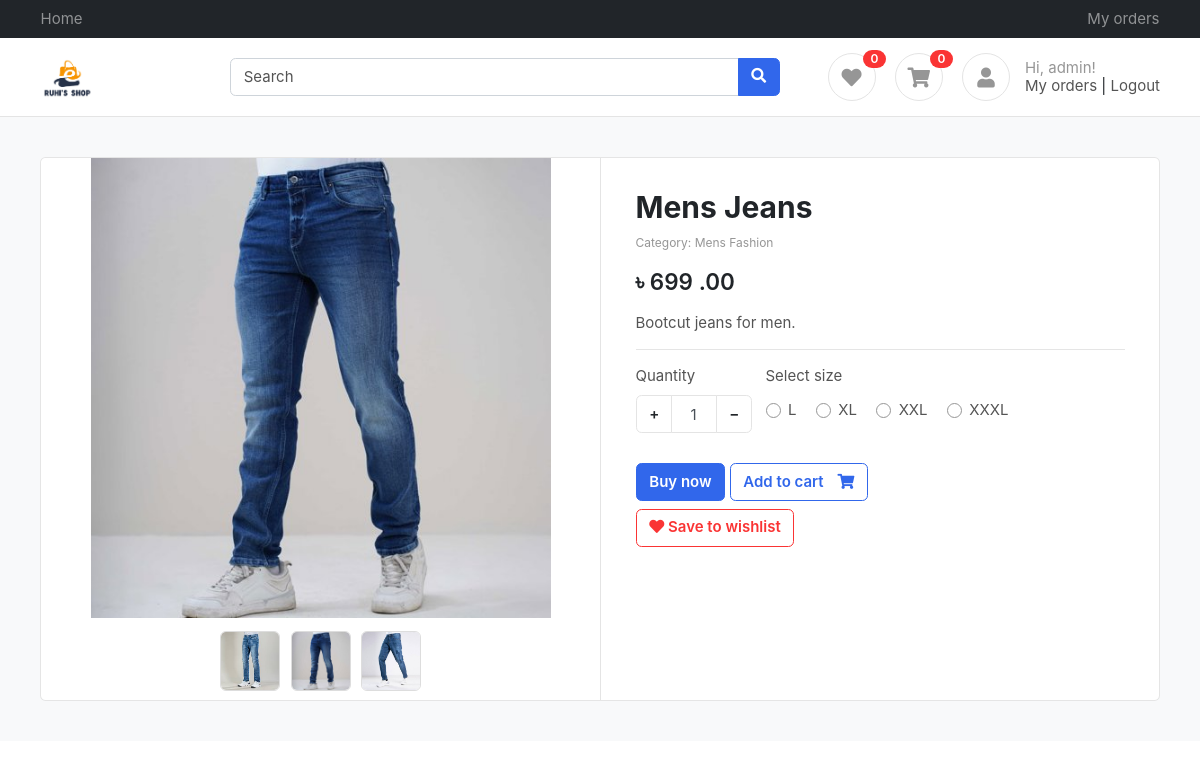
Screenshot of /products/mens-jeans/ (signed in) with the database file from the repository.
### products/models.py (models this page shows, shortened)
class Product(BaseModel):
    product_name = models.CharField(max_length=255)
    slug = models.SlugField(unique=True, null=True, blank=True)
    category = models.ForeignKey(Category, on_delete=models.CASCADE, related_name="products")
    price = models.IntegerField()
    product_description = models.TextField()
    color_variation = models.ManyToManyField(ColorVariation, blank=True)
    size_variation = models.ManyToManyField(SizeVariation, blank=True)

class ProductImage(BaseModel):
    product = models.ForeignKey(Product, on_delete=models.CASCADE, related_name="product_images")
    image = models.ImageField(upload_to="product")

class Category(BaseModel):
    category_name = models.CharField(max_length=255)
    slug = models.SlugField(unique=True, null=True, blank=True)
    category_image = models.ImageField(upload_to = "categories")

class SizeVariation(BaseModel):
    size_name = models.CharField(max_length=100)
    price = models.IntegerField(default=0)

### products/views.py (the view)
# urls.py: path('<slug>/' , get_product , name="get_product" ),
def get_product(request, slug):
    try:
        product = Product.objects.get(slug=slug)
        context = { 'product': product }
        if request.GET.get('size'):
            size = request.GET.get('size')
            price = product.get_product_price_by_size(size)
            context['selected_size'] = size
            context['updated_price'] = price
            print(price)
        return render(request, 'product/product.html', context=context)
    except Exception as e:
        print(e)

### cart/cart.py (called while the page is built)
    def __len__(self):
        return sum(item['quantity'] for item in self.cart.values())

### cart/context_processors.py (called while the page is built)
def cart(request):
    return {'cart': Cart(request)}

def wishlist(request):
    return {'wishlist': Wishlist(request)}

### cart/wishlist.py (called while the page is built)
    @property
    def slugs(self):
        return self.wishlist

    def __len__(self):
        return len(self.wishlist)

### templates/product/product.html (shortened to what this page needs)
{% extends "base/base.html" %}
{% block start %}
<section class="section-content padding-y bg">
			<div class="container">
			<div class="card">
				<div class="row no-gutters">
					<aside class="col-md-6">
			<article class="gallery-wrap">
			<div class="img-big-wrap">
			  <div> <a href="#"><img src="/media/{{ product.product_images.first.image }}"></a></div>
			</div>
			<div class="thumbs-wrap">
				{% for image in product.product_images.all %}
			  <a href="#" class="item-thumb"> <img src="/media/{{ image.image }}"></a>
				{% endfor %}
			</div>
			</article>
					</aside>
					<main class="col-md-6 border-left">
			<article class="content-body">
			<h2 class="title">{{ product.product_name }}</h2>
			<p class="text-muted small mb-3">Category: {{ product.category.category_name }}</p>
			<div class="mb-3">
				<var class="price h4"><b>৳</b>
					{% if updated_price %}
					{{updated_price}}
					{% else %}
					{{ product.price }}
					{% endif %}
					.00</var>
			</div>
			<p>{{ product.product_description }}</p>
			<hr>
			<form action="{% url 'cart_add' product.slug %}" method="post">
				<div class="form-row">
					<div class="form-group col-md flex-grow-0">
						<label>Quantity</label>
						<div class="input-group mb-3 input-spinner">
						  <div class="input-group-prepend">
							<button class="btn btn-light" type="button" id="button-plus"> + </button>
						  </div>
						  <input type="text" name="quantity" class="form-control" value="1">
						  <div class="input-group-append">
							<button class="btn btn-light" type="button" id="button-minus"> − </button>
						  </div>
						</div>
					</div>
					{% if product.size_variation.count %}
					<div class="form-group col-md">
							<label>Select size</label>
							<div class="mt-1">
								{% for size in product.size_variation.all %}
								<label class="custom-control custom-radio custom-control-inline">
								  <div class="custom-control-label">{{ size.size_name }}</div>
								</label>
								{% endfor %}
							</div>
					</div>
					{% endif %}
				</div>
				<button type="submit" name="buy_now" value="1" class="btn  btn-primary"> Buy now </button>
				<button type="submit" class="btn  btn-outline-primary"> <span class="text">Add to cart</span> <i class="fas fa-shopping-cart"></i>  </button>
			</form>
			<a href="{% url 'wishlist_toggle' product.slug %}" class="btn btn-outline-danger mt-2">
				<i class="fa fa-heart {% if product.slug in wishlist.slugs %}text-danger{% endif %}"></i>
				{% if product.slug in wishlist.slugs %} Saved to wishlist {% else %} Save to wishlist {% endif %}
			</a>
			</article>
					</main>
				</div>
			</div>
			</div>
			</section>
{% endblock %}

### templates/base/base.html (shortened to what this page needs)
<!DOCTYPE HTML>
<html lang="en">
<head>
<link href="/media/css/bootstrap.css" rel="stylesheet" type="text/css"/>
<link href="/media/fonts/fontawesome/css/all.min.css" type="text/css" rel="stylesheet">
<link href="/media/css/ui.css" rel="stylesheet" type="text/css"/>
<link href="/media/css/responsive.css" rel="stylesheet" />
</head>
<body>
	<header class="section-header">
		<nav class="navbar navbar-dark navbar-expand p-0 bg-dark">
		<div class="container">
			<ul class="navbar-nav d-none d-md-flex mr-auto">
				<li class="nav-item"><a class="nav-link" href="{% url 'index' %}">Home</a></li>
			</ul>
			<ul class="navbar-nav">
				{% if request.user.is_authenticated %}
				<li class="nav-item"><a class="nav-link" href="{% url 'order_list' %}">My orders</a></li>
				{% endif %}
			</ul>
		  </div>
		</nav>
		<section class="header-main border-bottom">
			<div class="container">
		<div class="row align-items-center">
			<div class="col-lg-2 col-4">
				<div class="brand-wrap">
					<a href="{% url 'index' %}"><img class="logo" src="/media/images/logo.png"></a>
				</div>
			</div>
			<div class="col-lg-6 col-sm-12">
				<form action="{% url 'index' %}" method="get" class="search">
					<div class="input-group w-100">
						<input type="text" name="q" value="{{ request.GET.q }}" class="form-control" placeholder="Search">
						<div class="input-group-append">
						  <button class="btn btn-primary" type="submit">
							<i class="fa fa-search"></i>
						  </button>
						</div>
					</div>
				</form>
			</div>
			<div class="col-lg-4 col-sm-6 col-8">
				<div class="widgets-wrap float-md-right">
					<div class="widget-header  mr-3">
						<a href="{% url 'wishlist_detail' %}" class="icon icon-sm rounded-circle border"><i class="fa fa-heart"></i></a>
						<span class="badge badge-pill badge-danger notify">{{ wishlist|length }}</span>
					</div>
					<div class="widget-header  mr-3">
						<a href="{% url 'cart_detail' %}" class="icon icon-sm rounded-circle border"><i class="fa fa-shopping-cart"></i></a>
						<span class="badge badge-pill badge-danger notify">{{ cart|length }}</span>
					</div>
					<div class="widget-header icontext">
						<a href="#" class="icon icon-sm rounded-circle border"><i class="fa fa-user"></i></a>
						<div class="text">
							{% if request.user.is_authenticated %}
							<span class="text-muted">Hi, {{ request.user.first_name|default:request.user.username }}!</span>
							<div>
								<a href="{% url 'order_list' %}">My orders</a> |
								<a href="{% url 'logout' %}">Logout</a>
							</div>
							{% else %}
							<span class="text-muted">Welcome!</span>
							<div>
								<a href="{% url 'login' %}">Sign in</a> |
								<a href="{% url 'register' %}"> Register</a>
							</div>
							{% endif %}
						</div>
					</div>
				</div>
			</div>
		</div>
			</div>
		</section>
		</header>
{% block start %}
{% endblock %}
</body>
</html>

### public/static/css/ui.css (style rules this page uses)
html { font-family: 'Inter', sans-serif; font-size: 15px; }
.content-body { flex: 1 1 auto; padding: 2rem 2.3rem; }
.icon-xs, .icon-sm, .icon-md, .icon-lg { display: inline-block; text-align: center; flex-shrink: 0; flex-grow: 0; }
.icon-sm { width: 48px; height: 48px; line-height: 48px; font-size: 20px; }
.padding-y { padding-top: 40px; padding-bottom: 40px; }
var { font-style: normal; }
article:after, .form-group:after { display: block; clear: both; content: ""; }
.bg { background-color: #f8f9fa; }
.card .title { color: #212529; }
.header-main { position: relative; padding-top: 1rem; padding-bottom: 1rem; }
.brand-wrap .logo, .navbar-brand .logo { margin-right: 7px; max-height: 42px; display: inline-block; }
.widget-header { display: inline-block; vertical-align: middle; position: relative; }
.widget-header a { color: #545454; }
.widget-header i { color: #969696; }
.widget-header .notify { position: absolute; top: -3px; right: -10px; }
.btn-light { background-color: #fff; border-color: #e4e4e4; }
.btn .text + i { margin-left: 10px; }
.icontext { display: inline-flex; align-items: center; vertical-align: middle; }
.icontext .text { width: 100%; line-height: 1.2; color: #212529; }
.icontext .icon { position: relative; margin-right: 15px; flex-shrink: 0; flex-grow: 0; }
.notify { position: absolute; top: -4px; right: -10px; display: inline-block; padding: .25em .6em; font-size: 12px; line-height: 1; text-align: center; border-radius: 3rem; color: #fff; background-color: #fa3434; }
.price { font-weight: 600; color: #212529; }
.input-spinner { width: 120px; flex-wrap: nowrap; display: inline-flex; }
.input-spinner input.form-control { text-align: center; max-width: 46px; flex-basis: 46px; border-color: #e4e4e4; flex-grow: 0; }
.input-spinner .btn { width: 36px; text-align: center; }
.gallery-wrap .img-big-wrap { margin-bottom: 10px; border-radius: 0.37rem; overflow: hidden; background-color: #fff; }
.gallery-wrap .img-big-wrap a { text-align: center; display: block; }
.gallery-wrap .img-big-wrap img { height: 460px; width: auto; display: inline-block; cursor: zoom-in; }
.gallery-wrap .thumbs-wrap { text-align: center; }
.gallery-wrap .thumbs-wrap .item-thumb { width: 60px; height: 60px; border: 1px solid #ddd; border-radius: 6px; margin: 3px; display: inline-block; overflow: hidden; }
.gallery-wrap .thumbs-wrap img { max-width: 100%; max-height: 100%; object-fit: cover; border-radius: 4px; cursor: zoom-in; }

### rows the page displays
Product: product_images.first.image (picture), product_name "Mens Jeans", category.category_name "Mens Fashion", price "699", product_description "Bootcut jeans for men."
ProductImage: image (picture)
ProductImage: image (picture)
ProductImage: image (picture)
SizeVariation: size_name "L"
SizeVariation: size_name "XL"
SizeVariation: size_name "XXL"
SizeVariation: size_name "XXXL"

### other values shown
{{ wishlist|length }} "0"
{{ cart|length }} "0"
{{ request.user.first_name|default:request.user.username }} "admin"
